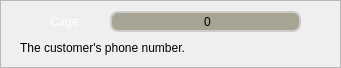
   <widget class="QFrame" name="Cage_Frame">
    <property name="geometry">
     <rect>
      <x>10</x>
      <y>600</y>
      <width>341</width>
      <height>68</height>
     </rect>
    </property>
    <property name="minimumSize">
     <size>
      <width>341</width>
      <height>68</height>
     </size>
    </property>
    <property name="maximumSize">
     <size>
      <width>341</width>
      <height>68</height>
     </size>
    </property>
    <property name="frameShape">
     <enum>QFrame::StyledPanel</enum>
    </property>
    <property name="frameShadow">
     <enum>QFrame::Raised</enum>
    </property>
    <widget class="QLabel" name="Rabbit_Cage_Icon">
     <property name="geometry">
      <rect>
       <x>20</x>
       <y>11</y>
       <width>21</width>
       <height>21</height>
      </rect>
     </property>
     <property name="minimumSize">
      <size>
       <width>21</width>
       <height>21</height>
      </size>
     </property>
     <property name="maximumSize">
      <size>
       <width>21</width>
       <height>21</height>
      </size>
     </property>
     <property name="styleSheet">
      <string notr="true">border: none;
background-color: rgba(0, 0, 0, 0);
color: rgb(255, 255, 255);
font: 75 18pt &quot;Acme&quot;;</string>
     </property>
     <property name="text">
      <string/>
     </property>
     <property name="pixmap">
      <pixmap resource="resources.qrc">:/Icons/Cages_White.png</pixmap>
     </property>
     <property name="scaledContents">
      <bool>true</bool>
     </property>
     <property name="alignment">
      <set>Qt::AlignCenter</set>
     </property>
    </widget>
    <widget class="QLabel" name="Rabbit_Cage_Label">
     <property name="geometry">
      <rect>
       <x>50</x>
       <y>11</y>
       <width>51</width>
       <height>21</height>
      </rect>
     </property>
     <property name="minimumSize">
      <size>
       <width>51</width>
       <height>21</height>
      </size>
     </property>
     <property name="maximumSize">
      <size>
       <width>51</width>
       <height>21</height>
      </size>
     </property>
     <property name="styleSheet">
      <string notr="true">QLabel {
border: none;
background-color: rgba(0, 0, 0, 0);
color: rgb(255, 255, 255);
font: 75 13pt &quot;Acme&quot;;
}</string>
     </property>
     <property name="text">
      <string>Cage</string>
     </property>
    </widget>
    <widget class="QLabel" name="Cage_Infos">
     <property name="geometry">
      <rect>
       <x>20</x>
       <y>37</y>
       <width>301</width>
       <height>21</height>
      </rect>
     </property>
     <property name="minimumSize">
      <size>
       <width>301</width>
       <height>21</height>
      </size>
     </property>
     <property name="maximumSize">
      <size>
       <width>301</width>
       <height>21</height>
      </size>
     </property>
     <property name="styleSheet">
      <string notr="true">QLabel {border: none;
background-color: rgba(0, 0, 0, 0);
color: rgbrgb(0, 174, 255);
font: 75 13pt &quot;Acme&quot;;
}</string>
     </property>
     <property name="text">
      <string>The customer's phone number.</string>
     </property>
    </widget>
    <widget class="QSpinBox" name="Cage_Input">
     <property name="geometry">
      <rect>
       <x>110</x>
       <y>11</y>
       <width>191</width>
       <height>21</height>
      </rect>
     </property>
     <property name="styleSheet">
      <string notr="true">QSpinBox {
	background-color:rgb(167, 164, 147);
	padding-left: 5px;
	border: 2px solid #ccc;
	border-radius: 8px;
	background-repeat: no-repeat;
	background-position: left center;
	font: 75 15pt &quot;Acme&quot;;
}</string>
     </property>
     <property name="alignment">
      <set>Qt::AlignCenter</set>
     </property>
     <property name="buttonSymbols">
      <enum>QAbstractSpinBox::NoButtons</enum>
     </property>
    </widget>
   </widget>
